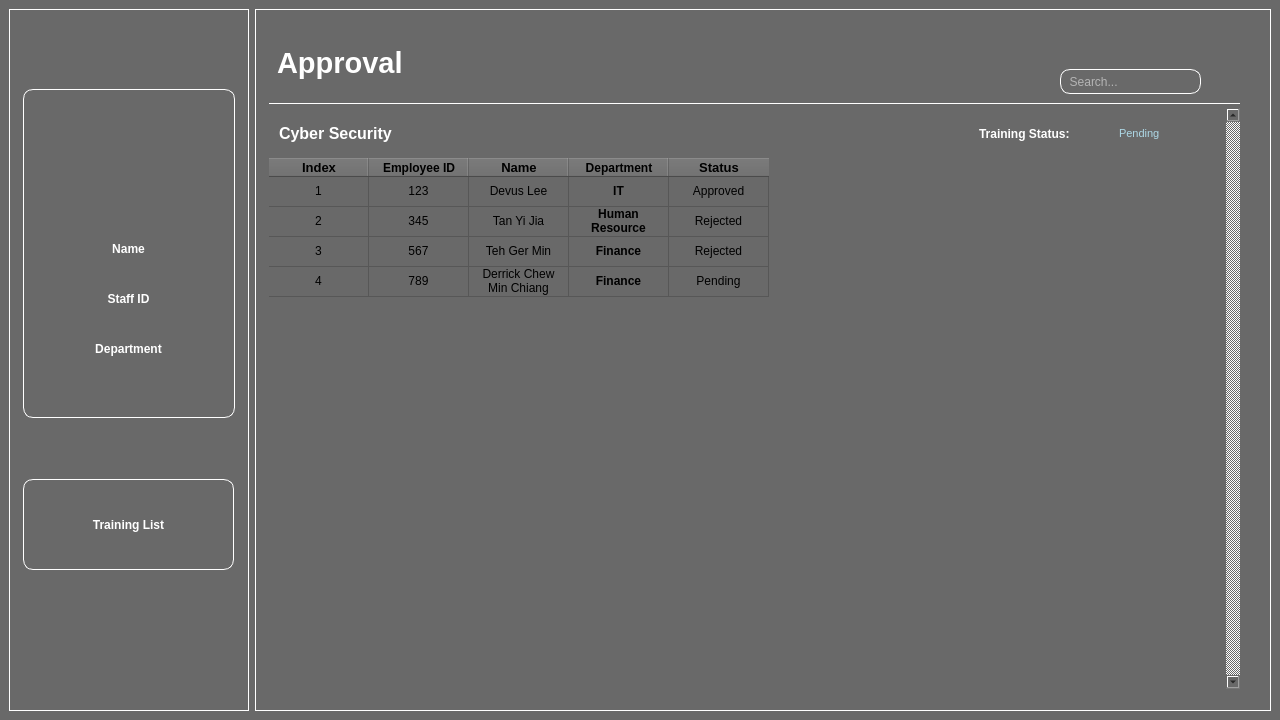
<?xml version="1.0" encoding="UTF-8"?>
<ui version="4.0">
 <class>MainWindow</class>
 <widget class="QMainWindow" name="MainWindow">
  <property name="geometry">
   <rect>
    <x>0</x>
    <y>0</y>
    <width>1280</width>
    <height>720</height>
   </rect>
  </property>
  <property name="minimumSize">
   <size>
    <width>1280</width>
    <height>720</height>
   </size>
  </property>
  <property name="maximumSize">
   <size>
    <width>1280</width>
    <height>720</height>
   </size>
  </property>
  <property name="windowTitle">
   <string>MainWindow</string>
  </property>
  <property name="autoFillBackground">
   <bool>false</bool>
  </property>
  <property name="styleSheet">
   <string notr="true">background-color: #696969;</string>
  </property>
  <widget class="QWidget" name="centralwidget">
   <property name="minimumSize">
    <size>
     <width>1280</width>
     <height>720</height>
    </size>
   </property>
   <property name="maximumSize">
    <size>
     <width>1280</width>
     <height>720</height>
    </size>
   </property>
   <property name="autoFillBackground">
    <bool>false</bool>
   </property>
   <layout class="QHBoxLayout" name="horizontalLayout">
    <item>
     <widget class="QFrame" name="side_frame">
      <property name="minimumSize">
       <size>
        <width>240</width>
        <height>0</height>
       </size>
      </property>
      <property name="maximumSize">
       <size>
        <width>240</width>
        <height>16777215</height>
       </size>
      </property>
      <property name="styleSheet">
       <string notr="true">border: 1px solid white;</string>
      </property>
      <property name="frameShape">
       <enum>QFrame::StyledPanel</enum>
      </property>
      <property name="frameShadow">
       <enum>QFrame::Raised</enum>
      </property>
      <widget class="QFrame" name="profile_frame">
       <property name="geometry">
        <rect>
         <x>14</x>
         <y>80</y>
         <width>212</width>
         <height>329</height>
        </rect>
       </property>
       <property name="styleSheet">
        <string notr="true">border-radius: 10px;</string>
       </property>
       <property name="frameShape">
        <enum>QFrame::StyledPanel</enum>
       </property>
       <property name="frameShadow">
        <enum>QFrame::Raised</enum>
       </property>
       <widget class="QPushButton" name="profile_button">
        <property name="geometry">
         <rect>
          <x>63</x>
          <y>40</y>
          <width>90</width>
          <height>90</height>
         </rect>
        </property>
        <property name="sizePolicy">
         <sizepolicy hsizetype="Minimum" vsizetype="Fixed">
          <horstretch>0</horstretch>
          <verstretch>0</verstretch>
         </sizepolicy>
        </property>
        <property name="minimumSize">
         <size>
          <width>90</width>
          <height>90</height>
         </size>
        </property>
        <property name="maximumSize">
         <size>
          <width>90</width>
          <height>90</height>
         </size>
        </property>
        <property name="styleSheet">
         <string notr="true">border: none;
border-radius: 50%;
</string>
        </property>
        <property name="text">
         <string/>
        </property>
        <property name="icon">
         <iconset>
          <normaloff>profile.png</normaloff>profile.png</iconset>
        </property>
        <property name="iconSize">
         <size>
          <width>90</width>
          <height>90</height>
         </size>
        </property>
       </widget>
       <widget class="QLabel" name="name_label">
        <property name="geometry">
         <rect>
          <x>10</x>
          <y>150</y>
          <width>191</width>
          <height>20</height>
         </rect>
        </property>
        <property name="layoutDirection">
         <enum>Qt::LeftToRight</enum>
        </property>
        <property name="styleSheet">
         <string notr="true">border: none;
color: white;
font-weight: bold;
</string>
        </property>
        <property name="text">
         <string>Name</string>
        </property>
        <property name="alignment">
         <set>Qt::AlignCenter</set>
        </property>
       </widget>
       <widget class="QLabel" name="staff_id_label">
        <property name="geometry">
         <rect>
          <x>10</x>
          <y>200</y>
          <width>191</width>
          <height>20</height>
         </rect>
        </property>
        <property name="styleSheet">
         <string notr="true">border: none;
color: white;
font-weight: bold;</string>
        </property>
        <property name="text">
         <string>Staff ID</string>
        </property>
        <property name="alignment">
         <set>Qt::AlignCenter</set>
        </property>
       </widget>
       <widget class="QLabel" name="department_label">
        <property name="geometry">
         <rect>
          <x>10</x>
          <y>250</y>
          <width>191</width>
          <height>20</height>
         </rect>
        </property>
        <property name="styleSheet">
         <string notr="true">border: none;
color: white;
font-weight: bold;</string>
        </property>
        <property name="text">
         <string>Department</string>
        </property>
        <property name="alignment">
         <set>Qt::AlignCenter</set>
        </property>
       </widget>
       <widget class="QLabel" name="name_db">
        <property name="geometry">
         <rect>
          <x>10</x>
          <y>170</y>
          <width>191</width>
          <height>20</height>
         </rect>
        </property>
        <property name="styleSheet">
         <string notr="true">border: none;
color: white;</string>
        </property>
        <property name="text">
         <string/>
        </property>
        <property name="alignment">
         <set>Qt::AlignCenter</set>
        </property>
       </widget>
       <widget class="QLabel" name="id_db">
        <property name="geometry">
         <rect>
          <x>10</x>
          <y>220</y>
          <width>191</width>
          <height>20</height>
         </rect>
        </property>
        <property name="styleSheet">
         <string notr="true">border: none;
color: white;</string>
        </property>
        <property name="text">
         <string/>
        </property>
        <property name="alignment">
         <set>Qt::AlignCenter</set>
        </property>
       </widget>
       <widget class="QLabel" name="department_db">
        <property name="geometry">
         <rect>
          <x>10</x>
          <y>270</y>
          <width>191</width>
          <height>20</height>
         </rect>
        </property>
        <property name="styleSheet">
         <string notr="true">border: none;
color: white;</string>
        </property>
        <property name="text">
         <string/>
        </property>
        <property name="alignment">
         <set>Qt::AlignCenter</set>
        </property>
       </widget>
      </widget>
      <widget class="QPushButton" name="list_button">
       <property name="geometry">
        <rect>
         <x>14</x>
         <y>470</y>
         <width>211</width>
         <height>91</height>
        </rect>
       </property>
       <property name="styleSheet">
        <string notr="true">color: white;
font-weight: bold;
border-radius: 10px;</string>
       </property>
       <property name="text">
        <string>Training List</string>
       </property>
      </widget>
      <widget class="QPushButton" name="logout_button">
       <property name="geometry">
        <rect>
         <x>14</x>
         <y>650</y>
         <width>51</width>
         <height>41</height>
        </rect>
       </property>
       <property name="styleSheet">
        <string notr="true">border: none;
border-radius: 50%;</string>
       </property>
       <property name="text">
        <string/>
       </property>
       <property name="icon">
        <iconset>
         <normaloff>logout.png</normaloff>logout.png</iconset>
       </property>
       <property name="iconSize">
        <size>
         <width>45</width>
         <height>45</height>
        </size>
       </property>
      </widget>
      <widget class="QLabel" name="notification_menu_dot">
       <property name="geometry">
        <rect>
         <x>170</x>
         <y>570</y>
         <width>21</width>
         <height>21</height>
        </rect>
       </property>
       <property name="styleSheet">
        <string notr="true">border: none;</string>
       </property>
       <property name="text">
        <string/>
       </property>
       <property name="scaledContents">
        <bool>true</bool>
       </property>
      </widget>
     </widget>
    </item>
    <item>
     <widget class="QFrame" name="main_frame">
      <property name="styleSheet">
       <string notr="true">border: 1px solid white;</string>
      </property>
      <property name="frameShape">
       <enum>QFrame::StyledPanel</enum>
      </property>
      <property name="frameShadow">
       <enum>QFrame::Raised</enum>
      </property>
      <widget class="QLabel" name="header">
       <property name="geometry">
        <rect>
         <x>14</x>
         <y>14</y>
         <width>971</width>
         <height>81</height>
        </rect>
       </property>
       <property name="sizePolicy">
        <sizepolicy hsizetype="Preferred" vsizetype="Preferred">
         <horstretch>0</horstretch>
         <verstretch>0</verstretch>
        </sizepolicy>
       </property>
       <property name="font">
        <font>
         <pointsize>22</pointsize>
         <weight>75</weight>
         <bold>true</bold>
        </font>
       </property>
       <property name="styleSheet">
        <string notr="true">border: none;
border-bottom: 1px solid white;
color: white;
font-weight: bold;
</string>
       </property>
       <property name="text">
        <string>Approval</string>
       </property>
      </widget>
      <widget class="QScrollArea" name="scrollArea">
       <property name="geometry">
        <rect>
         <x>14</x>
         <y>99</y>
         <width>971</width>
         <height>581</height>
        </rect>
       </property>
       <property name="styleSheet">
        <string notr="true">border: none;</string>
       </property>
       <property name="verticalScrollBarPolicy">
        <enum>Qt::ScrollBarAlwaysOn</enum>
       </property>
       <property name="widgetResizable">
        <bool>true</bool>
       </property>
       <widget class="QWidget" name="scrollAreaWidgetContents_2">
        <property name="geometry">
         <rect>
          <x>0</x>
          <y>0</y>
          <width>945</width>
          <height>581</height>
         </rect>
        </property>
        <widget class="QPushButton" name="training_name_db">
         <property name="geometry">
          <rect>
           <x>10</x>
           <y>10</y>
           <width>681</width>
           <height>31</height>
          </rect>
         </property>
         <property name="font">
          <font>
           <pointsize>12</pointsize>
           <weight>75</weight>
           <bold>true</bold>
          </font>
         </property>
         <property name="styleSheet">
          <string notr="true">color: white;
font-weight: bold;
border: none;
text-align: left;
</string>
         </property>
         <property name="text">
          <string>Cyber Security</string>
         </property>
        </widget>
        <widget class="QLabel" name="department_db_5">
         <property name="geometry">
          <rect>
           <x>850</x>
           <y>10</y>
           <width>71</width>
           <height>31</height>
          </rect>
         </property>
         <property name="font">
          <font>
           <pointsize>8</pointsize>
           <weight>50</weight>
           <bold>false</bold>
          </font>
         </property>
         <property name="styleSheet">
          <string notr="true">color: lightblue;
font-weight: regular;
border: none;
bold: none;</string>
         </property>
         <property name="text">
          <string>Pending</string>
         </property>
        </widget>
        <widget class="QLabel" name="department_label_5">
         <property name="geometry">
          <rect>
           <x>710</x>
           <y>10</y>
           <width>131</width>
           <height>31</height>
          </rect>
         </property>
         <property name="font">
          <font>
           <weight>75</weight>
           <bold>true</bold>
          </font>
         </property>
         <property name="styleSheet">
          <string notr="true">color: white;
font-weight: bold;
border: none;</string>
         </property>
         <property name="text">
          <string>Training Status:</string>
         </property>
        </widget>
        <widget class="QTableWidget" name="tableWidget">
         <property name="geometry">
          <rect>
           <x>0</x>
           <y>50</y>
           <width>931</width>
           <height>531</height>
          </rect>
         </property>
         <property name="sizePolicy">
          <sizepolicy hsizetype="Expanding" vsizetype="Expanding">
           <horstretch>0</horstretch>
           <verstretch>0</verstretch>
          </sizepolicy>
         </property>
         <property name="styleSheet">
          <string notr="true">qproperty-uniformRowHeights: true;</string>
         </property>
         <property name="selectionMode">
          <enum>QAbstractItemView::NoSelection</enum>
         </property>
         <property name="showGrid">
          <bool>true</bool>
         </property>
         <property name="gridStyle">
          <enum>Qt::SolidLine</enum>
         </property>
         <property name="sortingEnabled">
          <bool>true</bool>
         </property>
         <property name="cornerButtonEnabled">
          <bool>false</bool>
         </property>
         <attribute name="horizontalHeaderVisible">
          <bool>true</bool>
         </attribute>
         <attribute name="verticalHeaderVisible">
          <bool>false</bool>
         </attribute>
         <row>
          <property name="text">
           <string>1</string>
          </property>
          <property name="font">
           <font>
            <weight>75</weight>
            <bold>true</bold>
           </font>
          </property>
         </row>
         <row>
          <property name="text">
           <string>2</string>
          </property>
          <property name="font">
           <font>
            <weight>75</weight>
            <bold>true</bold>
           </font>
          </property>
         </row>
         <row>
          <property name="text">
           <string>3</string>
          </property>
          <property name="font">
           <font>
            <weight>75</weight>
            <bold>true</bold>
           </font>
          </property>
         </row>
         <row>
          <property name="text">
           <string>4</string>
          </property>
          <property name="font">
           <font>
            <weight>75</weight>
            <bold>true</bold>
           </font>
          </property>
         </row>
         <column>
          <property name="text">
           <string>Index</string>
          </property>
          <property name="font">
           <font>
            <pointsize>10</pointsize>
            <weight>75</weight>
            <bold>true</bold>
           </font>
          </property>
         </column>
         <column>
          <property name="text">
           <string>Employee ID</string>
          </property>
          <property name="font">
           <font>
            <weight>75</weight>
            <bold>true</bold>
           </font>
          </property>
         </column>
         <column>
          <property name="text">
           <string>Name</string>
          </property>
          <property name="font">
           <font>
            <pointsize>10</pointsize>
            <weight>75</weight>
            <bold>true</bold>
           </font>
          </property>
         </column>
         <column>
          <property name="text">
           <string>Department</string>
          </property>
          <property name="font">
           <font>
            <weight>75</weight>
            <bold>true</bold>
           </font>
          </property>
         </column>
         <column>
          <property name="text">
           <string>Status</string>
          </property>
          <property name="font">
           <font>
            <pointsize>10</pointsize>
            <weight>75</weight>
            <bold>true</bold>
           </font>
          </property>
         </column>
         <item row="0" column="0">
          <property name="text">
           <string>1</string>
          </property>
          <property name="textAlignment">
           <set>AlignCenter</set>
          </property>
          <property name="foreground">
           <brush brushstyle="NoBrush">
            <color alpha="255">
             <red>255</red>
             <green>255</green>
             <blue>255</blue>
            </color>
           </brush>
          </property>
         </item>
         <item row="0" column="1">
          <property name="text">
           <string>123</string>
          </property>
          <property name="textAlignment">
           <set>AlignCenter</set>
          </property>
          <property name="foreground">
           <brush brushstyle="NoBrush">
            <color alpha="255">
             <red>255</red>
             <green>255</green>
             <blue>255</blue>
            </color>
           </brush>
          </property>
         </item>
         <item row="0" column="2">
          <property name="text">
           <string>Devus Lee</string>
          </property>
          <property name="textAlignment">
           <set>AlignCenter</set>
          </property>
          <property name="background">
           <brush brushstyle="NoBrush">
            <color alpha="255">
             <red>255</red>
             <green>255</green>
             <blue>255</blue>
            </color>
           </brush>
          </property>
          <property name="foreground">
           <brush brushstyle="NoBrush">
            <color alpha="255">
             <red>255</red>
             <green>255</green>
             <blue>255</blue>
            </color>
           </brush>
          </property>
         </item>
         <item row="0" column="3">
          <property name="text">
           <string>IT</string>
          </property>
          <property name="font">
           <font>
            <weight>75</weight>
            <bold>true</bold>
           </font>
          </property>
          <property name="textAlignment">
           <set>AlignCenter</set>
          </property>
          <property name="foreground">
           <brush brushstyle="NoBrush">
            <color alpha="255">
             <red>255</red>
             <green>255</green>
             <blue>255</blue>
            </color>
           </brush>
          </property>
         </item>
         <item row="0" column="4">
          <property name="text">
           <string>Approved</string>
          </property>
          <property name="textAlignment">
           <set>AlignCenter</set>
          </property>
          <property name="background">
           <brush brushstyle="NoBrush">
            <color alpha="255">
             <red>255</red>
             <green>255</green>
             <blue>255</blue>
            </color>
           </brush>
          </property>
          <property name="foreground">
           <brush brushstyle="NoBrush">
            <color alpha="255">
             <red>255</red>
             <green>255</green>
             <blue>255</blue>
            </color>
           </brush>
          </property>
          <property name="icon">
           <iconset>
            <normaloff>success.png</normaloff>success.png</iconset>
          </property>
         </item>
         <item row="1" column="0">
          <property name="text">
           <string>2</string>
          </property>
          <property name="textAlignment">
           <set>AlignCenter</set>
          </property>
          <property name="foreground">
           <brush brushstyle="NoBrush">
            <color alpha="255">
             <red>255</red>
             <green>255</green>
             <blue>255</blue>
            </color>
           </brush>
          </property>
         </item>
         <item row="1" column="1">
          <property name="text">
           <string>345</string>
          </property>
          <property name="textAlignment">
           <set>AlignCenter</set>
          </property>
          <property name="foreground">
           <brush brushstyle="NoBrush">
            <color alpha="255">
             <red>255</red>
             <green>255</green>
             <blue>255</blue>
            </color>
           </brush>
          </property>
         </item>
         <item row="1" column="2">
          <property name="text">
           <string>Tan Yi Jia</string>
          </property>
          <property name="textAlignment">
           <set>AlignCenter</set>
          </property>
          <property name="background">
           <brush brushstyle="NoBrush">
            <color alpha="255">
             <red>255</red>
             <green>255</green>
             <blue>255</blue>
            </color>
           </brush>
          </property>
          <property name="foreground">
           <brush brushstyle="NoBrush">
            <color alpha="255">
             <red>255</red>
             <green>255</green>
             <blue>255</blue>
            </color>
           </brush>
          </property>
         </item>
         <item row="1" column="3">
          <property name="text">
           <string>Human Resource</string>
          </property>
          <property name="font">
           <font>
            <weight>75</weight>
            <bold>true</bold>
           </font>
          </property>
          <property name="textAlignment">
           <set>AlignCenter</set>
          </property>
          <property name="foreground">
           <brush brushstyle="NoBrush">
            <color alpha="255">
             <red>255</red>
             <green>255</green>
             <blue>255</blue>
            </color>
           </brush>
          </property>
         </item>
         <item row="1" column="4">
          <property name="text">
           <string>Rejected</string>
          </property>
          <property name="textAlignment">
           <set>AlignCenter</set>
          </property>
          <property name="foreground">
           <brush brushstyle="NoBrush">
            <color alpha="255">
             <red>255</red>
             <green>255</green>
             <blue>255</blue>
            </color>
           </brush>
          </property>
          <property name="icon">
           <iconset>
            <normaloff>reject.png</normaloff>reject.png</iconset>
          </property>
         </item>
         <item row="2" column="0">
          <property name="text">
           <string>3</string>
          </property>
          <property name="textAlignment">
           <set>AlignCenter</set>
          </property>
          <property name="foreground">
           <brush brushstyle="NoBrush">
            <color alpha="255">
             <red>255</red>
             <green>255</green>
             <blue>255</blue>
            </color>
           </brush>
          </property>
         </item>
         <item row="2" column="1">
          <property name="text">
           <string>567</string>
          </property>
          <property name="textAlignment">
           <set>AlignCenter</set>
          </property>
          <property name="foreground">
           <brush brushstyle="NoBrush">
            <color alpha="255">
             <red>255</red>
             <green>255</green>
             <blue>255</blue>
            </color>
           </brush>
          </property>
         </item>
         <item row="2" column="2">
          <property name="text">
           <string>Teh Ger Min</string>
          </property>
          <property name="textAlignment">
           <set>AlignCenter</set>
          </property>
          <property name="background">
           <brush brushstyle="NoBrush">
            <color alpha="255">
             <red>255</red>
             <green>255</green>
             <blue>255</blue>
            </color>
           </brush>
          </property>
          <property name="foreground">
           <brush brushstyle="NoBrush">
            <color alpha="255">
             <red>255</red>
             <green>255</green>
             <blue>255</blue>
            </color>
           </brush>
          </property>
         </item>
         <item row="2" column="3">
          <property name="text">
           <string>Finance</string>
          </property>
          <property name="font">
           <font>
            <weight>75</weight>
            <bold>true</bold>
           </font>
          </property>
          <property name="textAlignment">
           <set>AlignCenter</set>
          </property>
          <property name="foreground">
           <brush brushstyle="NoBrush">
            <color alpha="255">
             <red>255</red>
             <green>255</green>
             <blue>255</blue>
            </color>
           </brush>
          </property>
         </item>
         <item row="2" column="4">
          <property name="text">
           <string>Rejected</string>
          </property>
          <property name="textAlignment">
           <set>AlignCenter</set>
          </property>
          <property name="background">
           <brush brushstyle="NoBrush">
            <color alpha="255">
             <red>255</red>
             <green>255</green>
             <blue>255</blue>
            </color>
           </brush>
          </property>
          <property name="foreground">
           <brush brushstyle="NoBrush">
            <color alpha="255">
             <red>255</red>
             <green>255</green>
             <blue>255</blue>
            </color>
           </brush>
          </property>
          <property name="icon">
           <iconset>
            <normaloff>reject.png</normaloff>reject.png</iconset>
          </property>
         </item>
         <item row="3" column="0">
          <property name="text">
           <string>4</string>
          </property>
          <property name="textAlignment">
           <set>AlignCenter</set>
          </property>
          <property name="foreground">
           <brush brushstyle="NoBrush">
            <color alpha="255">
             <red>255</red>
             <green>255</green>
             <blue>255</blue>
            </color>
           </brush>
          </property>
         </item>
         <item row="3" column="1">
          <property name="text">
           <string>789</string>
          </property>
          <property name="textAlignment">
           <set>AlignCenter</set>
          </property>
          <property name="foreground">
           <brush brushstyle="NoBrush">
            <color alpha="255">
             <red>255</red>
             <green>255</green>
             <blue>255</blue>
            </color>
           </brush>
          </property>
         </item>
         <item row="3" column="2">
          <property name="text">
           <string>Derrick Chew Min Chiang</string>
          </property>
          <property name="textAlignment">
           <set>AlignCenter</set>
          </property>
          <property name="background">
           <brush brushstyle="NoBrush">
            <color alpha="255">
             <red>255</red>
             <green>255</green>
             <blue>255</blue>
            </color>
           </brush>
          </property>
          <property name="foreground">
           <brush brushstyle="NoBrush">
            <color alpha="255">
             <red>255</red>
             <green>255</green>
             <blue>255</blue>
            </color>
           </brush>
          </property>
         </item>
         <item row="3" column="3">
          <property name="text">
           <string>Finance</string>
          </property>
          <property name="font">
           <font>
            <weight>75</weight>
            <bold>true</bold>
           </font>
          </property>
          <property name="textAlignment">
           <set>AlignCenter</set>
          </property>
          <property name="foreground">
           <brush brushstyle="NoBrush">
            <color alpha="255">
             <red>255</red>
             <green>255</green>
             <blue>255</blue>
            </color>
           </brush>
          </property>
         </item>
         <item row="3" column="4">
          <property name="text">
           <string>Pending</string>
          </property>
          <property name="textAlignment">
           <set>AlignCenter</set>
          </property>
          <property name="background">
           <brush brushstyle="NoBrush">
            <color alpha="255">
             <red>255</red>
             <green>255</green>
             <blue>255</blue>
            </color>
           </brush>
          </property>
          <property name="foreground">
           <brush brushstyle="NoBrush">
            <color alpha="255">
             <red>255</red>
             <green>255</green>
             <blue>255</blue>
            </color>
           </brush>
          </property>
          <property name="icon">
           <iconset>
            <normaloff>pending.png</normaloff>pending.png</iconset>
          </property>
         </item>
        </widget>
       </widget>
      </widget>
      <widget class="QPushButton" name="search_button">
       <property name="geometry">
        <rect>
         <x>950</x>
         <y>57</y>
         <width>31</width>
         <height>34</height>
        </rect>
       </property>
       <property name="styleSheet">
        <string notr="true">border: none;</string>
       </property>
       <property name="text">
        <string/>
       </property>
       <property name="icon">
        <iconset>
         <normaloff>search.png</normaloff>search.png</iconset>
       </property>
       <property name="iconSize">
        <size>
         <width>25</width>
         <height>25</height>
        </size>
       </property>
      </widget>
      <widget class="QLineEdit" name="search_bar">
       <property name="geometry">
        <rect>
         <x>805</x>
         <y>60</y>
         <width>141</width>
         <height>25</height>
        </rect>
       </property>
       <property name="styleSheet">
        <string notr="true">QLineEdit {color: white;}
QLineEdit::placeholder {color: white;}
QLineEdit {border-radius: 10px;
    border: 1px solid white;}

</string>
       </property>
       <property name="placeholderText">
        <string>  Search...</string>
       </property>
      </widget>
     </widget>
    </item>
   </layout>
  </widget>
 </widget>
 <resources/>
 <connections/>
</ui>
